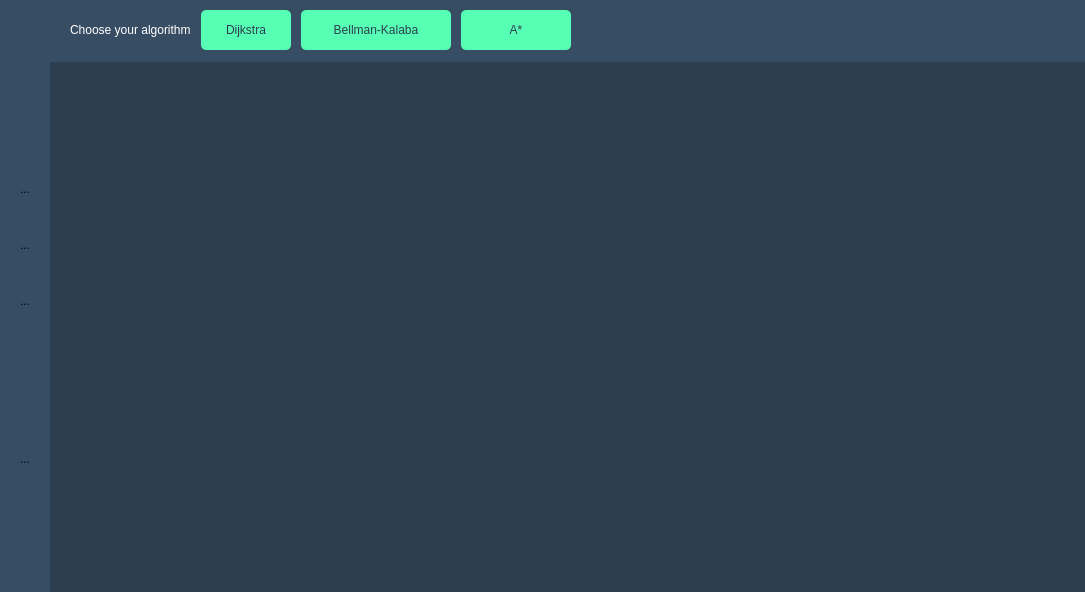
<?xml version="1.0" encoding="UTF-8"?>
<ui version="4.0">
 <class>MainWindow</class>
 <widget class="QMainWindow" name="MainWindow">
  <property name="geometry">
   <rect>
    <x>0</x>
    <y>0</y>
    <width>1085</width>
    <height>592</height>
   </rect>
  </property>
  <property name="sizePolicy">
   <sizepolicy hsizetype="Expanding" vsizetype="Expanding">
    <horstretch>0</horstretch>
    <verstretch>0</verstretch>
   </sizepolicy>
  </property>
  <property name="windowTitle">
   <string>Generateur de graphes</string>
  </property>
  <property name="styleSheet">
   <string notr="true">#MainWindow{
background-color:#374d64;
}</string>
  </property>
  <property name="iconSize">
   <size>
    <width>50</width>
    <height>50</height>
   </size>
  </property>
  <widget class="QWidget" name="centralWidget">
   <property name="sizePolicy">
    <sizepolicy hsizetype="Expanding" vsizetype="Expanding">
     <horstretch>0</horstretch>
     <verstretch>0</verstretch>
    </sizepolicy>
   </property>
   <property name="autoFillBackground">
    <bool>false</bool>
   </property>
   <layout class="QHBoxLayout" name="horizontalLayout" stretch="1,22">
    <property name="spacing">
     <number>0</number>
    </property>
    <property name="leftMargin">
     <number>0</number>
    </property>
    <property name="topMargin">
     <number>0</number>
    </property>
    <property name="rightMargin">
     <number>0</number>
    </property>
    <property name="bottomMargin">
     <number>0</number>
    </property>
    <item>
     <layout class="QHBoxLayout" name="horizontalLayout_2" stretch="1,0,1">
      <property name="spacing">
       <number>0</number>
      </property>
      <item>
       <layout class="QVBoxLayout" name="verticalLayout_3">
        <item>
         <widget class="QWidget" name="widget" native="true">
          <property name="autoFillBackground">
           <bool>false</bool>
          </property>
         </widget>
        </item>
       </layout>
      </item>
      <item>
       <layout class="QVBoxLayout" name="verticalLayout_6" stretch="0,3,0">
        <property name="spacing">
         <number>0</number>
        </property>
        <item>
         <layout class="QVBoxLayout" name="verticalLayout">
          <item>
           <layout class="QHBoxLayout" name="horizontalLayout_4">
            <item>
             <widget class="QToolButton" name="toolButton_2">
              <property name="sizePolicy">
               <sizepolicy hsizetype="Expanding" vsizetype="Expanding">
                <horstretch>0</horstretch>
                <verstretch>0</verstretch>
               </sizepolicy>
              </property>
              <property name="minimumSize">
               <size>
                <width>50</width>
                <height>50</height>
               </size>
              </property>
              <property name="maximumSize">
               <size>
                <width>50</width>
                <height>50</height>
               </size>
              </property>
              <property name="sizeIncrement">
               <size>
                <width>50</width>
                <height>50</height>
               </size>
              </property>
              <property name="cursor">
               <cursorShape>PointingHandCursor</cursorShape>
              </property>
              <property name="autoFillBackground">
               <bool>false</bool>
              </property>
              <property name="styleSheet">
               <string notr="true">#toolButton_2{
        border:0;
        background-image: url(:/imgs/plus.png);
}

#toolButton_2:hover{
        background:#2c3843;
        border-radius:5px;
}
</string>
              </property>
              <property name="text">
               <string/>
              </property>
              <property name="icon">
               <iconset resource="ressources.qrc">
                <normaloff>:/imgs/plus.png</normaloff>:/imgs/plus.png</iconset>
              </property>
              <property name="iconSize">
               <size>
                <width>40</width>
                <height>40</height>
               </size>
              </property>
              <property name="checkable">
               <bool>false</bool>
              </property>
              <property name="toolButtonStyle">
               <enum>Qt::ToolButtonTextUnderIcon</enum>
              </property>
              <property name="autoRaise">
               <bool>false</bool>
              </property>
              <property name="arrowType">
               <enum>Qt::NoArrow</enum>
              </property>
             </widget>
            </item>
           </layout>
          </item>
          <item>
           <layout class="QHBoxLayout" name="horizontalLayout_6">
            <item>
             <widget class="QToolButton" name="random">
              <property name="sizePolicy">
               <sizepolicy hsizetype="Expanding" vsizetype="Expanding">
                <horstretch>0</horstretch>
                <verstretch>0</verstretch>
               </sizepolicy>
              </property>
              <property name="minimumSize">
               <size>
                <width>50</width>
                <height>50</height>
               </size>
              </property>
              <property name="maximumSize">
               <size>
                <width>50</width>
                <height>50</height>
               </size>
              </property>
              <property name="sizeIncrement">
               <size>
                <width>50</width>
                <height>50</height>
               </size>
              </property>
              <property name="styleSheet">
               <string notr="true">#random{
background:none;
background-color:transparent;
border:0;
}

#random:hover{
        background:#2c3843;
        border-radius:5px;
}
</string>
              </property>
              <property name="text">
               <string>...</string>
              </property>
              <property name="icon">
               <iconset resource="ressources.qrc">
                <normaloff>:/imgs/random.png</normaloff>:/imgs/random.png</iconset>
              </property>
              <property name="iconSize">
               <size>
                <width>40</width>
                <height>40</height>
               </size>
              </property>
             </widget>
            </item>
           </layout>
          </item>
          <item>
           <layout class="QHBoxLayout" name="horizontalLayout_8">
            <item>
             <widget class="QToolButton" name="save">
              <property name="sizePolicy">
               <sizepolicy hsizetype="Expanding" vsizetype="Expanding">
                <horstretch>0</horstretch>
                <verstretch>0</verstretch>
               </sizepolicy>
              </property>
              <property name="minimumSize">
               <size>
                <width>50</width>
                <height>50</height>
               </size>
              </property>
              <property name="maximumSize">
               <size>
                <width>50</width>
                <height>50</height>
               </size>
              </property>
              <property name="sizeIncrement">
               <size>
                <width>50</width>
                <height>50</height>
               </size>
              </property>
              <property name="styleSheet">
               <string notr="true">#save{
background:none;
background-color:transparent;
border:0;
}

#save:hover{
        background:#2c3843;
        border-radius:5px;
}
</string>
              </property>
              <property name="text">
               <string>...</string>
              </property>
              <property name="icon">
               <iconset resource="ressources.qrc">
                <normaloff>:/imgs/save.png</normaloff>
                <normalon>:/imgs/edit.png</normalon>:/imgs/save.png</iconset>
              </property>
              <property name="iconSize">
               <size>
                <width>40</width>
                <height>40</height>
               </size>
              </property>
              <property name="checkable">
               <bool>true</bool>
              </property>
             </widget>
            </item>
           </layout>
          </item>
          <item>
           <layout class="QHBoxLayout" name="horizontalLayout_9">
            <item>
             <widget class="QToolButton" name="reset">
              <property name="sizePolicy">
               <sizepolicy hsizetype="Expanding" vsizetype="Expanding">
                <horstretch>0</horstretch>
                <verstretch>0</verstretch>
               </sizepolicy>
              </property>
              <property name="minimumSize">
               <size>
                <width>50</width>
                <height>50</height>
               </size>
              </property>
              <property name="maximumSize">
               <size>
                <width>50</width>
                <height>50</height>
               </size>
              </property>
              <property name="sizeIncrement">
               <size>
                <width>50</width>
                <height>50</height>
               </size>
              </property>
              <property name="styleSheet">
               <string notr="true">#reset{
background:none;
background-color:transparent;
border:0;
}

#reset:hover{
        background:#2c3843;
        border-radius:5px;
}
</string>
              </property>
              <property name="text">
               <string>...</string>
              </property>
              <property name="icon">
               <iconset resource="ressources.qrc">
                <normaloff>:/imgs/reset.png</normaloff>:/imgs/reset.png</iconset>
              </property>
              <property name="iconSize">
               <size>
                <width>40</width>
                <height>40</height>
               </size>
              </property>
             </widget>
            </item>
           </layout>
          </item>
         </layout>
        </item>
        <item>
         <layout class="QVBoxLayout" name="verticalLayout_2">
          <item>
           <layout class="QHBoxLayout" name="horizontalLayout_3">
            <item>
             <widget class="QToolButton" name="toolButton">
              <property name="sizePolicy">
               <sizepolicy hsizetype="Expanding" vsizetype="Expanding">
                <horstretch>1</horstretch>
                <verstretch>1</verstretch>
               </sizepolicy>
              </property>
              <property name="minimumSize">
               <size>
                <width>50</width>
                <height>50</height>
               </size>
              </property>
              <property name="maximumSize">
               <size>
                <width>50</width>
                <height>50</height>
               </size>
              </property>
              <property name="sizeIncrement">
               <size>
                <width>20</width>
                <height>20</height>
               </size>
              </property>
              <property name="baseSize">
               <size>
                <width>20</width>
                <height>20</height>
               </size>
              </property>
              <property name="toolTip">
               <string>&lt;html&gt;&lt;head/&gt;&lt;body&gt;&lt;p&gt;&lt;span style=&quot; color:#55557f;&quot;&gt;Supprimer un sommet&lt;/span&gt;&lt;/p&gt;&lt;/body&gt;&lt;/html&gt;</string>
              </property>
              <property name="styleSheet">
               <string notr="true">#toolButton{
background:none;
background-color:transparent;
border:0;
}

#toolButton:hover{
        background:#2c3843;
        border-radius:5px;
}</string>
              </property>
              <property name="text">
               <string>...</string>
              </property>
              <property name="icon">
               <iconset resource="ressources.qrc">
                <normaloff>:/imgs/close_white.png</normaloff>:/imgs/close_white.png</iconset>
              </property>
              <property name="iconSize">
               <size>
                <width>50</width>
                <height>50</height>
               </size>
              </property>
             </widget>
            </item>
           </layout>
          </item>
         </layout>
        </item>
        <item>
         <layout class="QVBoxLayout" name="verticalLayout_4"/>
        </item>
       </layout>
      </item>
      <item>
       <layout class="QVBoxLayout" name="verticalLayout_5"/>
      </item>
     </layout>
    </item>
    <item>
     <layout class="QVBoxLayout" name="verticalLayout_7" stretch="1,11">
      <property name="spacing">
       <number>2</number>
      </property>
      <item>
       <layout class="QHBoxLayout" name="horizontalLayout_5" stretch="0,1,0,0,10">
        <property name="spacing">
         <number>10</number>
        </property>
        <property name="leftMargin">
         <number>20</number>
        </property>
        <property name="topMargin">
         <number>10</number>
        </property>
        <property name="rightMargin">
         <number>10</number>
        </property>
        <property name="bottomMargin">
         <number>10</number>
        </property>
        <item>
         <widget class="QLabel" name="label">
          <property name="styleSheet">
           <string notr="true">color:#FFFFFF;
font: 600 12pt &quot;Gotham&quot;;</string>
          </property>
          <property name="text">
           <string>Choose your algorithm</string>
          </property>
         </widget>
        </item>
        <item>
         <widget class="QPushButton" name="dijkstra">
          <property name="sizePolicy">
           <sizepolicy hsizetype="Expanding" vsizetype="Expanding">
            <horstretch>0</horstretch>
            <verstretch>0</verstretch>
           </sizepolicy>
          </property>
          <property name="minimumSize">
           <size>
            <width>90</width>
            <height>40</height>
           </size>
          </property>
          <property name="maximumSize">
           <size>
            <width>16777215</width>
            <height>40</height>
           </size>
          </property>
          <property name="focusPolicy">
           <enum>Qt::WheelFocus</enum>
          </property>
          <property name="styleSheet">
           <string notr="true">border:0;
color:#FFF;
font: bold 10pt &quot;Gotham&quot;;
color:#2c3e50;
background-color: rgb(87, 255, 180);
border-radius:5px;</string>
          </property>
          <property name="text">
           <string>Dijkstra</string>
          </property>
         </widget>
        </item>
        <item>
         <widget class="QPushButton" name="bellman_kalaba">
          <property name="sizePolicy">
           <sizepolicy hsizetype="Expanding" vsizetype="Expanding">
            <horstretch>0</horstretch>
            <verstretch>0</verstretch>
           </sizepolicy>
          </property>
          <property name="minimumSize">
           <size>
            <width>150</width>
            <height>40</height>
           </size>
          </property>
          <property name="maximumSize">
           <size>
            <width>16777215</width>
            <height>40</height>
           </size>
          </property>
          <property name="styleSheet">
           <string notr="true">border:0;
color:#FFF;
font: bold 10pt &quot;Gotham&quot;;
color:#2c3e50;
background-color: rgb(87, 255, 180);
border-radius:5px;</string>
          </property>
          <property name="text">
           <string>Bellman-Kalaba</string>
          </property>
         </widget>
        </item>
        <item>
         <widget class="QPushButton" name="aStar">
          <property name="sizePolicy">
           <sizepolicy hsizetype="Expanding" vsizetype="Expanding">
            <horstretch>0</horstretch>
            <verstretch>0</verstretch>
           </sizepolicy>
          </property>
          <property name="minimumSize">
           <size>
            <width>110</width>
            <height>40</height>
           </size>
          </property>
          <property name="maximumSize">
           <size>
            <width>16777215</width>
            <height>40</height>
           </size>
          </property>
          <property name="styleSheet">
           <string notr="true">border:0;
color:#FFF;
font: bold 10pt &quot;Gotham&quot;;
color:#2c3e50;
background-color: rgb(87, 255, 180);
border-radius:5px;</string>
          </property>
          <property name="text">
           <string>A*</string>
          </property>
         </widget>
        </item>
        <item>
         <widget class="QWidget" name="widget_2" native="true"/>
        </item>
       </layout>
      </item>
      <item>
       <widget class="QGraphicsView" name="graphicsView">
        <property name="sizePolicy">
         <sizepolicy hsizetype="Expanding" vsizetype="Expanding">
          <horstretch>0</horstretch>
          <verstretch>0</verstretch>
         </sizepolicy>
        </property>
        <property name="autoFillBackground">
         <bool>false</bool>
        </property>
        <property name="styleSheet">
         <string notr="true">background-color:#2c3e50;
border:none;</string>
        </property>
        <property name="verticalScrollBarPolicy">
         <enum>Qt::ScrollBarAlwaysOff</enum>
        </property>
        <property name="horizontalScrollBarPolicy">
         <enum>Qt::ScrollBarAlwaysOff</enum>
        </property>
        <property name="sizeAdjustPolicy">
         <enum>QAbstractScrollArea::AdjustToContentsOnFirstShow</enum>
        </property>
        <property name="alignment">
         <set>Qt::AlignLeading|Qt::AlignLeft|Qt::AlignTop</set>
        </property>
        <property name="dragMode">
         <enum>QGraphicsView::NoDrag</enum>
        </property>
       </widget>
      </item>
     </layout>
    </item>
   </layout>
  </widget>
 </widget>
 <layoutdefault spacing="6" margin="11"/>
 <resources>
  <include location="ressources.qrc"/>
 </resources>
 <connections/>
</ui>
